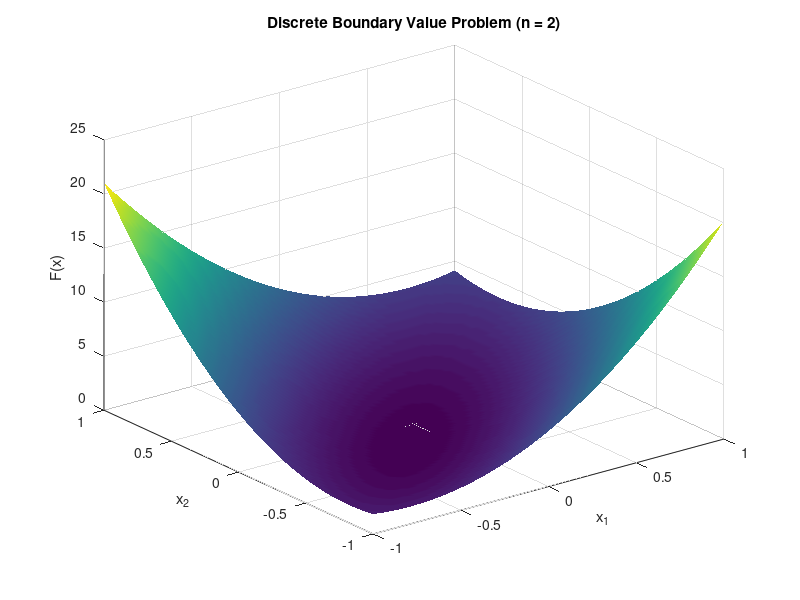

Reproduce this figure in MATLAB. (Note: this script raises an error after producing the figure.)
% Parameters
n = 2;
h = 1 / (n + 1);

% Grid for x1 e x2
x1 = linspace(-1, 1, 100);
x2 = linspace(-1, 1, 100);
[X1, X2] = meshgrid(x1, x2);

x0 = 0;
x3 = 0;

F = (2*X1 - x0 - X2 + h^2 * (X1 + 1*h + 1).^(3/2)).^2 + ...
    (2*X2 - X1 - x3 + h^2 * (X2 + 2*h + 1).^(3/2)).^2;

% Plot
figure;
surf(X1, X2, F)
xlabel('x_1')
ylabel('x_2')
zlabel('F(x)')
title('Discrete Boundary Value Problem (n = 2)')
shading interp
colormap parula
colorbar